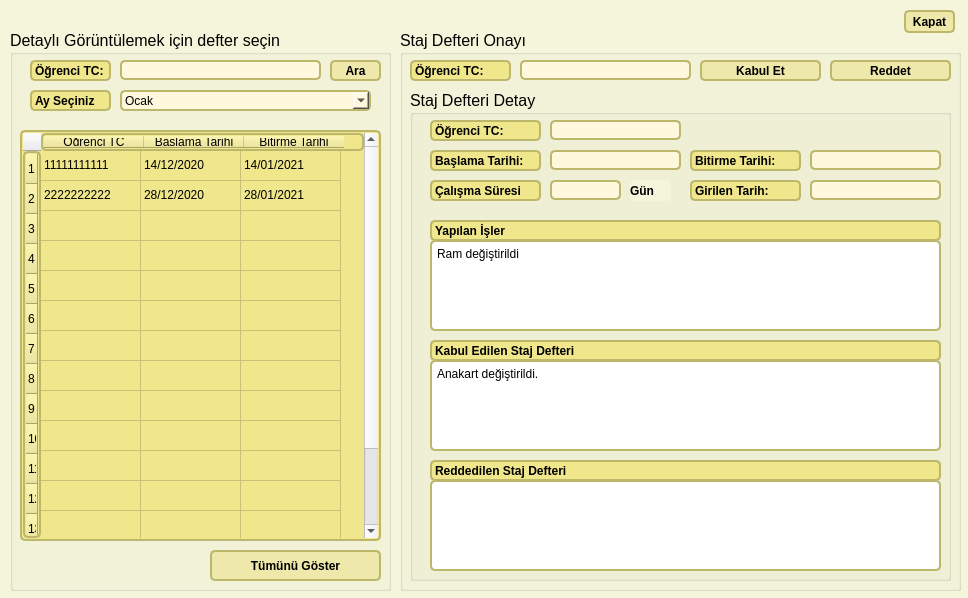
<?xml version="1.0" encoding="UTF-8"?>
<ui version="4.0">
 <class>MainWindow</class>
 <widget class="QMainWindow" name="MainWindow">
  <property name="geometry">
   <rect>
    <x>0</x>
    <y>0</y>
    <width>968</width>
    <height>598</height>
   </rect>
  </property>
  <property name="windowTitle">
   <string>Ogretmen Kontrol</string>
  </property>
  <property name="styleSheet">
   <string notr="true">.QWidget {
   background-color: beige;
}

/* Nice Windows-XP-style password character. */
QLineEdit[echoMode=&quot;2&quot;] {
    lineedit-password-character: 9679;
}

/* We provide a min-width and min-height for push buttons
   so that they look elegant regardless of the width of the text. */
QPushButton {
    background-color: palegoldenrod;
    border-width: 2px;
    border-color: darkkhaki;
    border-style: solid;
    border-radius: 5;
    padding: 3px;
    min-width: 9ex;
    min-height: 2.5ex;
}

QPushButton:hover {
   background-color: khaki;
}

/* Increase the padding, so the text is shifted when the button is
   pressed. */
QPushButton:pressed {
    padding-left: 5px;
    padding-top: 5px;
    background-color: #d0d67c;
}

QLabel, QAbstractButton {
    font: bold;
}

/* Mark mandatory fields with a brownish color. */
.mandatory {
    color: brown;
}

/* Bold text on status bar looks awful. */
QStatusBar QLabel {
   font: normal;
}

QStatusBar::item {
    border-width: 1;
    border-color: darkkhaki;
    border-style: solid;
    border-radius: 2;
}

QComboBox, QLineEdit, QSpinBox, QTextEdit, QListView {
    background-color: cornsilk;
    selection-color: #0a214c; 
    selection-background-color: #C19A6B;
	border-width: 2px;
    border-color: darkkhaki;
    border-style: solid;
    border-radius: 5;
}

QListView {
    show-decoration-selected: 1;
}

QListView::item:hover {
    background-color: wheat;
}

/* We reserve 1 pixel space in padding. When we get the focus,
   we kill the padding and enlarge the border. This makes the items
   glow. */
QLineEdit, QFrame {
    border-width: 2px;
    padding: 1px;
    border-style: solid;
    border-color: darkkhaki;
    border-radius: 5px;
}

/* As mentioned above, eliminate the padding and increase the border. */
QLineEdit:focus, QFrame:focus {
    border-width: 3px;
    padding: 0px;
}

/* A QLabel is a QFrame ... */
QLabel {
    border: none;
    padding: 0;
    background: none;
}

/* A QToolTip is a QLabel ... */
QToolTip {
    border: 2px solid darkkhaki;
    padding: 5px;
    border-radius: 3px;
    opacity: 200;
}

/* Nice to have the background color change when hovered. */
QRadioButton:hover, QCheckBox:hover {
    background-color: wheat;
}

/* Force the dialog's buttons to follow the Windows guidelines. */
QDialogButtonBox {
    button-layout: 0;
}

QTabWidget::pane { /* The tab widget frame */
    border-top: 2px solid #C2C7CB;
}

QTabWidget::tab-bar {
    left: 5px; /* move to the right by 5px */
}

/* Style the tab using the tab sub-control. Note that
    it reads QTabBar _not_ QTabWidget */
QTabBar::tab {
    background: palegoldenrod(x1: 0, y1: 0, x2: 0, y2: 1,
                                stop: 0 #E1E1E1, stop: 0.4 #DDDDDD,
                                stop: 0.5 #D8D8D8, stop: 1.0 #D3D3D3);
   border-width: 2px;
    border-color: darkkhaki;
    border-style: solid;
    border-top-left-radius: 4px;
    border-top-right-radius: 4px;
    min-width: 8ex;
    padding: 2px;
}

QTabBar::tab:selected, QTabBar::tab:hover {
    background-color: palegoldenrod;
}

QTabBar::tab:selected {
	border-width: 2px;
    border-color: darkkhaki;
    border-style: solid;
    border-bottom-color: #darkkhaki; /* same as pane color */
}

QTabBar::tab:!selected {
    margin-top: 2px; /* make non-selected tabs look smaller */
}

QFrame{
	background-color: khaki;
    border-width: 2px;
    border-color: darkkhaki;
    border-style: solid;
    border-radius: 5;
	
}

QPlainTextEdit{
	
	background-color: rgb(255, 255, 255);
}</string>
  </property>
  <widget class="QWidget" name="centralwidget">
   <widget class="QGroupBox" name="defterliste">
    <property name="geometry">
     <rect>
      <x>10</x>
      <y>30</y>
      <width>381</width>
      <height>561</height>
     </rect>
    </property>
    <property name="font">
     <font>
      <pointsize>12</pointsize>
     </font>
    </property>
    <property name="title">
     <string>Detaylı Görüntülemek için defter seçin</string>
    </property>
    <widget class="QTableWidget" name="tblwDefter">
     <property name="geometry">
      <rect>
       <x>10</x>
       <y>100</y>
       <width>361</width>
       <height>411</height>
      </rect>
     </property>
     <property name="rowCount">
      <number>15</number>
     </property>
     <property name="columnCount">
      <number>3</number>
     </property>
     <row/>
     <row/>
     <row/>
     <row/>
     <row/>
     <row/>
     <row/>
     <row/>
     <row/>
     <row/>
     <row/>
     <row/>
     <row/>
     <row/>
     <row/>
     <column>
      <property name="text">
       <string>Öğrenci TC</string>
      </property>
     </column>
     <column>
      <property name="text">
       <string>Başlama Tarihi</string>
      </property>
     </column>
     <column>
      <property name="text">
       <string>Bitirme Tarihi</string>
      </property>
     </column>
     <item row="0" column="0">
      <property name="text">
       <string>11111111111</string>
      </property>
     </item>
     <item row="0" column="1">
      <property name="text">
       <string>14/12/2020</string>
      </property>
     </item>
     <item row="0" column="2">
      <property name="text">
       <string>14/01/2021</string>
      </property>
     </item>
     <item row="1" column="0">
      <property name="text">
       <string>2222222222</string>
      </property>
     </item>
     <item row="1" column="1">
      <property name="text">
       <string>28/12/2020</string>
      </property>
     </item>
     <item row="1" column="2">
      <property name="text">
       <string>28/01/2021</string>
      </property>
     </item>
    </widget>
    <widget class="QComboBox" name="cboxAylar">
     <property name="geometry">
      <rect>
       <x>110</x>
       <y>60</y>
       <width>251</width>
       <height>21</height>
      </rect>
     </property>
     <item>
      <property name="text">
       <string>Ocak</string>
      </property>
     </item>
     <item>
      <property name="text">
       <string>Şubat</string>
      </property>
     </item>
     <item>
      <property name="text">
       <string>Mart</string>
      </property>
     </item>
     <item>
      <property name="text">
       <string>Nisan</string>
      </property>
     </item>
     <item>
      <property name="text">
       <string>Mayıs</string>
      </property>
     </item>
     <item>
      <property name="text">
       <string>Haziran</string>
      </property>
     </item>
     <item>
      <property name="text">
       <string>Temmuz</string>
      </property>
     </item>
     <item>
      <property name="text">
       <string>Ağustos</string>
      </property>
     </item>
     <item>
      <property name="text">
       <string>Eylül</string>
      </property>
     </item>
     <item>
      <property name="text">
       <string>Ekim</string>
      </property>
     </item>
     <item>
      <property name="text">
       <string>Kasım</string>
      </property>
     </item>
     <item>
      <property name="text">
       <string>Aralık</string>
      </property>
     </item>
    </widget>
    <widget class="QLabel" name="lblAySec">
     <property name="geometry">
      <rect>
       <x>20</x>
       <y>60</y>
       <width>81</width>
       <height>21</height>
      </rect>
     </property>
     <property name="text">
      <string>Ay Seçiniz</string>
     </property>
    </widget>
    <widget class="QLineEdit" name="lineOgrenciTc">
     <property name="geometry">
      <rect>
       <x>110</x>
       <y>30</y>
       <width>201</width>
       <height>20</height>
      </rect>
     </property>
    </widget>
    <widget class="QLabel" name="lblOgrenciTc">
     <property name="geometry">
      <rect>
       <x>20</x>
       <y>30</y>
       <width>81</width>
       <height>21</height>
      </rect>
     </property>
     <property name="text">
      <string>Öğrenci TC:</string>
     </property>
    </widget>
    <widget class="QPushButton" name="btnAra">
     <property name="geometry">
      <rect>
       <x>320</x>
       <y>30</y>
       <width>51</width>
       <height>21</height>
      </rect>
     </property>
     <property name="text">
      <string>Ara</string>
     </property>
    </widget>
    <widget class="QPushButton" name="btnTumunuGoster">
     <property name="geometry">
      <rect>
       <x>200</x>
       <y>520</y>
       <width>171</width>
       <height>31</height>
      </rect>
     </property>
     <property name="text">
      <string>Tümünü Göster</string>
     </property>
    </widget>
   </widget>
   <widget class="QGroupBox" name="defteronay">
    <property name="geometry">
     <rect>
      <x>400</x>
      <y>30</y>
      <width>561</width>
      <height>561</height>
     </rect>
    </property>
    <property name="font">
     <font>
      <pointsize>12</pointsize>
     </font>
    </property>
    <property name="styleSheet">
     <string notr="true"/>
    </property>
    <property name="title">
     <string>Staj Defteri Onayı</string>
    </property>
    <widget class="QPushButton" name="btnKabul">
     <property name="geometry">
      <rect>
       <x>300</x>
       <y>30</y>
       <width>121</width>
       <height>21</height>
      </rect>
     </property>
     <property name="text">
      <string>Kabul Et</string>
     </property>
    </widget>
    <widget class="QPushButton" name="btnRed">
     <property name="geometry">
      <rect>
       <x>430</x>
       <y>30</y>
       <width>121</width>
       <height>21</height>
      </rect>
     </property>
     <property name="text">
      <string>Reddet</string>
     </property>
    </widget>
    <widget class="QLabel" name="lblOGrenciTc2">
     <property name="geometry">
      <rect>
       <x>10</x>
       <y>30</y>
       <width>101</width>
       <height>21</height>
      </rect>
     </property>
     <property name="text">
      <string>Öğrenci TC:</string>
     </property>
    </widget>
    <widget class="QLineEdit" name="lineOgrenciTc2">
     <property name="geometry">
      <rect>
       <x>120</x>
       <y>30</y>
       <width>171</width>
       <height>20</height>
      </rect>
     </property>
    </widget>
    <widget class="QGroupBox" name="defterdetay">
     <property name="geometry">
      <rect>
       <x>10</x>
       <y>60</y>
       <width>541</width>
       <height>491</height>
      </rect>
     </property>
     <property name="font">
      <font>
       <pointsize>12</pointsize>
      </font>
     </property>
     <property name="title">
      <string>Staj Defteri Detay</string>
     </property>
     <widget class="QLineEdit" name="lineOgrenciTc3">
      <property name="geometry">
       <rect>
        <x>140</x>
        <y>30</y>
        <width>131</width>
        <height>20</height>
       </rect>
      </property>
     </widget>
     <widget class="QLabel" name="lblOgrenciTc3">
      <property name="geometry">
       <rect>
        <x>20</x>
        <y>30</y>
        <width>111</width>
        <height>21</height>
       </rect>
      </property>
      <property name="text">
       <string>Öğrenci TC:</string>
      </property>
     </widget>
     <widget class="QLineEdit" name="lineBaslamaTarihi">
      <property name="geometry">
       <rect>
        <x>140</x>
        <y>60</y>
        <width>131</width>
        <height>20</height>
       </rect>
      </property>
      <property name="text">
       <string/>
      </property>
     </widget>
     <widget class="QLabel" name="lblBaslamaTarihi">
      <property name="geometry">
       <rect>
        <x>20</x>
        <y>60</y>
        <width>111</width>
        <height>21</height>
       </rect>
      </property>
      <property name="text">
       <string>Başlama Tarihi:</string>
      </property>
     </widget>
     <widget class="QLabel" name="lblBitirmeTarihi">
      <property name="geometry">
       <rect>
        <x>280</x>
        <y>60</y>
        <width>111</width>
        <height>21</height>
       </rect>
      </property>
      <property name="text">
       <string>Bitirme Tarihi:</string>
      </property>
     </widget>
     <widget class="QLineEdit" name="lineBitirmeTarihi">
      <property name="geometry">
       <rect>
        <x>400</x>
        <y>60</y>
        <width>131</width>
        <height>20</height>
       </rect>
      </property>
      <property name="text">
       <string/>
      </property>
     </widget>
     <widget class="QLabel" name="lblCalismaSuresi">
      <property name="geometry">
       <rect>
        <x>20</x>
        <y>90</y>
        <width>111</width>
        <height>21</height>
       </rect>
      </property>
      <property name="text">
       <string>Çalışma Süresi</string>
      </property>
     </widget>
     <widget class="QLineEdit" name="lineCalismaSuresi">
      <property name="geometry">
       <rect>
        <x>140</x>
        <y>90</y>
        <width>71</width>
        <height>20</height>
       </rect>
      </property>
      <property name="text">
       <string/>
      </property>
     </widget>
     <widget class="QLabel" name="lblGirilenTarih">
      <property name="geometry">
       <rect>
        <x>280</x>
        <y>90</y>
        <width>111</width>
        <height>21</height>
       </rect>
      </property>
      <property name="text">
       <string>Girilen Tarih:</string>
      </property>
     </widget>
     <widget class="QLineEdit" name="lineGirilenTarih">
      <property name="geometry">
       <rect>
        <x>400</x>
        <y>90</y>
        <width>131</width>
        <height>20</height>
       </rect>
      </property>
      <property name="text">
       <string/>
      </property>
     </widget>
     <widget class="QLabel" name="label">
      <property name="geometry">
       <rect>
        <x>20</x>
        <y>130</y>
        <width>511</width>
        <height>21</height>
       </rect>
      </property>
      <property name="text">
       <string>Yapılan İşler</string>
      </property>
     </widget>
     <widget class="QPlainTextEdit" name="textYapilanIslemler">
      <property name="geometry">
       <rect>
        <x>20</x>
        <y>150</y>
        <width>511</width>
        <height>91</height>
       </rect>
      </property>
      <property name="styleSheet">
       <string notr="true">#yapilanisler{
	background-color: rgb(255, 255, 255);
}
</string>
      </property>
      <property name="plainText">
       <string>Ram değiştirildi</string>
      </property>
     </widget>
     <widget class="QLabel" name="label_10">
      <property name="geometry">
       <rect>
        <x>20</x>
        <y>250</y>
        <width>511</width>
        <height>21</height>
       </rect>
      </property>
      <property name="text">
       <string>Kabul Edilen Staj Defteri</string>
      </property>
     </widget>
     <widget class="QPlainTextEdit" name="textKabulEdilenDefter">
      <property name="geometry">
       <rect>
        <x>20</x>
        <y>270</y>
        <width>511</width>
        <height>91</height>
       </rect>
      </property>
      <property name="styleSheet">
       <string notr="true">#yapilanisler{
	background-color: rgb(255, 255, 255);
}
</string>
      </property>
      <property name="plainText">
       <string>Anakart değiştirildi.</string>
      </property>
     </widget>
     <widget class="QPlainTextEdit" name="textReddedilenDefter">
      <property name="geometry">
       <rect>
        <x>20</x>
        <y>390</y>
        <width>511</width>
        <height>91</height>
       </rect>
      </property>
      <property name="styleSheet">
       <string notr="true">#yapilanisler{
	background-color: rgb(255, 255, 255);
}
</string>
      </property>
      <property name="plainText">
       <string/>
      </property>
     </widget>
     <widget class="QLabel" name="label_11">
      <property name="geometry">
       <rect>
        <x>20</x>
        <y>370</y>
        <width>511</width>
        <height>21</height>
       </rect>
      </property>
      <property name="text">
       <string>Reddedilen Staj Defteri</string>
      </property>
     </widget>
     <widget class="QLabel" name="uyari_2">
      <property name="geometry">
       <rect>
        <x>220</x>
        <y>90</y>
        <width>41</width>
        <height>21</height>
       </rect>
      </property>
      <property name="styleSheet">
       <string notr="true">QLabel {
    border: none;
    padding: 0;
    
	background-color: beige;
}</string>
      </property>
      <property name="text">
       <string>Gün</string>
      </property>
     </widget>
    </widget>
   </widget>
   <widget class="QPushButton" name="btnKapat">
    <property name="geometry">
     <rect>
      <x>904</x>
      <y>10</y>
      <width>51</width>
      <height>23</height>
     </rect>
    </property>
    <property name="text">
     <string>Kapat</string>
    </property>
   </widget>
  </widget>
 </widget>
 <resources/>
 <connections/>
</ui>
